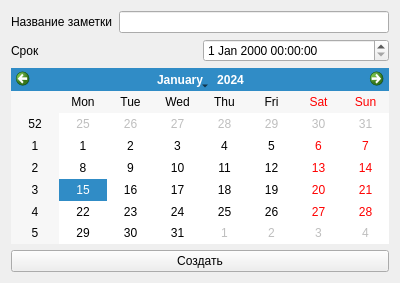
<?xml version="1.0" encoding="UTF-8"?>
<ui version="4.0">
 <class>CreationWidget</class>
 <widget class="QWidget" name="CreationWidget">
  <property name="geometry">
   <rect>
    <x>0</x>
    <y>0</y>
    <width>400</width>
    <height>283</height>
   </rect>
  </property>
  <property name="minimumSize">
   <size>
    <width>300</width>
    <height>200</height>
   </size>
  </property>
  <property name="windowTitle">
   <string>Создать заметку</string>
  </property>
  <layout class="QVBoxLayout" name="verticalLayout">
   <item>
    <layout class="QHBoxLayout" name="horizontalLayout">
     <item>
      <widget class="QLabel" name="NameLabel">
       <property name="text">
        <string>Название заметки</string>
       </property>
      </widget>
     </item>
     <item>
      <widget class="QLineEdit" name="NameEdit"/>
     </item>
    </layout>
   </item>
   <item>
    <layout class="QHBoxLayout" name="horizontalLayout_2">
     <item>
      <widget class="QLabel" name="DeadLineLabel">
       <property name="text">
        <string>Срок</string>
       </property>
      </widget>
     </item>
     <item>
      <widget class="QDateTimeEdit" name="DeadLineEdit"/>
     </item>
    </layout>
   </item>
   <item>
    <widget class="QCalendarWidget" name="calendarWidget"/>
   </item>
   <item>
    <widget class="QPushButton" name="CreateNoteBtn">
     <property name="text">
      <string>Создать</string>
     </property>
    </widget>
   </item>
  </layout>
 </widget>
 <resources/>
 <connections/>
</ui>
